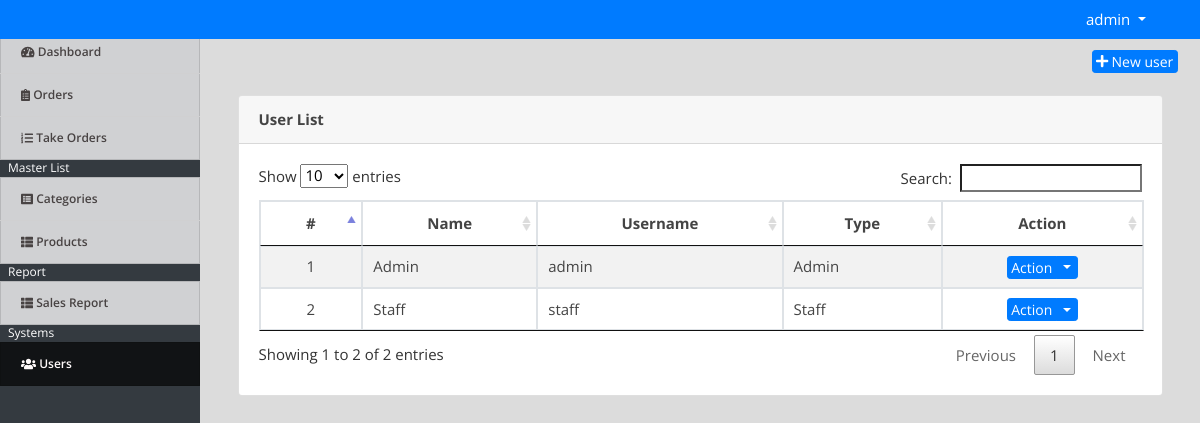
The app's page /index.php?page=users (signed in) with its own data.
### tables this page shows
CREATE TABLE `users` (
  `id` int(30) NOT NULL,
  `name` text NOT NULL,
  `username` varchar(200) NOT NULL,
  `password` text NOT NULL,
  `type` tinyint(1) NOT NULL DEFAULT 3 COMMENT '1=Admin,2=Staff'
);

### users.php (the view, shortened to what this page needs)
<?php include 'db_connect.php' ?>
<div class="container-fluid">
	<div class="row">
	<?php
		$query = "SELECT MAX(id) AS max_id FROM users";
		$result = $conn->query($query);
		$row = $result->fetch_assoc();
		$max_id = $row['max_id'];
		$new_id = $max_id + 1;
	?>
	<div class="col-lg-12">
			<button class="btn btn-primary float-right btn-sm" id="new_user"><i class="fa fa-plus" data-id = '<?php echo $new_id ?>' ></i> New user</button>
	</div>
	</div>
	<br>
	<div class="col-lg-12">
		<div class="card ">
			<div class="card-header"><b>User List</b></div>
			<div class="card-body">
				<table class="table-striped table-bordered">
			<thead>
				<tr>
					<th class="text-center">#</th>
					<th class="text-center">Name</th>
					<th class="text-center">Username</th>
					<th class="text-center">Type</th>
					<th class="text-center">Action</th>
				</tr>
			</thead>
			<tbody>
				<?php
 					include 'db_connect.php';
 					$type = array("","Admin","Staff","Alumnus/Alumna");
 					$users = $conn->query("SELECT * FROM users order by name asc");
 					$i = 1;
 					while($row= $users->fetch_assoc()):
				 ?>
				 <tr>
				 	<td class="text-center">
				 		<?php echo $i++ ?>
				 	</td>
				 	<td>
				 		<?php echo ucwords($row['name']) ?>
				 	</td>
				 	<td>
				 		<?php echo $row['username'] ?>
				 	</td>
				 	<td>
				 		<?php echo $type[$row['type']] ?>
				 	</td>
				 	<td>
				 		<center>
							<div class="btn-group">
							  <button type="button" class="btn btn-primary btn-sm">Action</button>
							  <button type="button" class="btn btn-primary btn-sm dropdown-toggle dropdown-toggle-split" data-toggle="dropdown" aria-haspopup="true" aria-expanded="false">
							  </button>
							</div>
						</center>
				 	</td>
				 </tr>
				<?php endwhile; ?>
			</tbody>
		</table>
			</div>
		</div>
	</div>
</div>

### assets/css/style.css (style rules this page uses)
body { font-family: "Open Sans", sans-serif; color: #444444; width: 100%; height: calc(100%); font-size: 12px; }
.btn-sm { padding: .0001rem .2rem; }

### index.php (style rules this page uses)
body { background: #80808045; font-size: 15px; }

### records on screen
users: name "Admin", username "admin", type "Admin"
users: name "Staff", username "staff", type "Staff"

### other values on screen
$_SESSION['login_name'] "admin"
